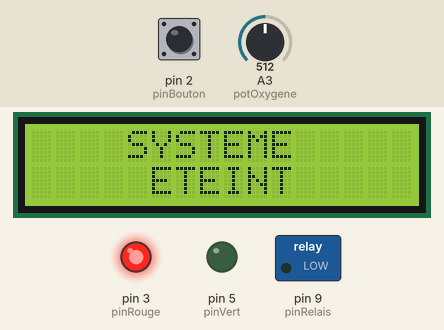
Recording of a sketch running on a simulated Arduino Uno, built with avr-gcc and run on an emulated ATmega328P. On the bench: 16×2 character LCD, switched loads named in the sketch (green lamp = pin HIGH), output pins drawn as LEDs (lit = HIGH). Inputs (shaded band) come from the test bench; at power-on: pin 2 (pinBouton) LOW, A3 (potOxygene) = 512. Random numbers use the default seed unless the sketch sets one; what the sketch prints to the serial monitor is not drawn.

Above: at 2.2 s.
2.3 s: pin 2 (pinBouton) driven HIGH
At 4.1 s:
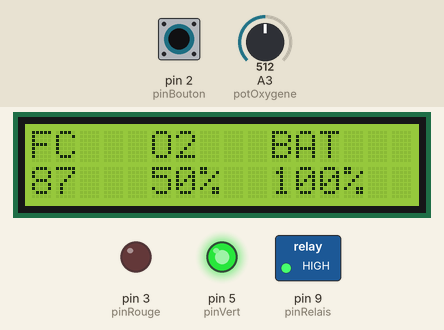
5.3 s: A3 (potOxygene) set to 705
At 7.1 s:
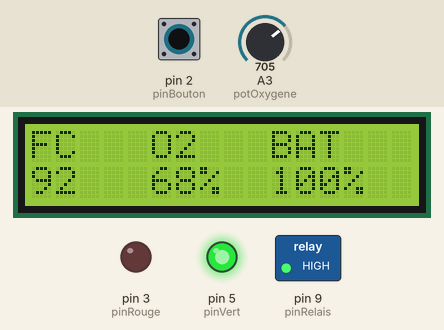
8.3 s: A3 (potOxygene) set to 727
At 9.9 s:
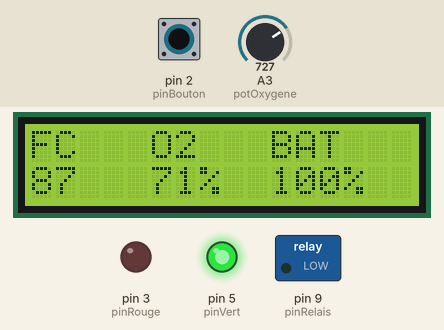
10.8 s: A3 (potOxygene) set to 716
At 12.6 s:
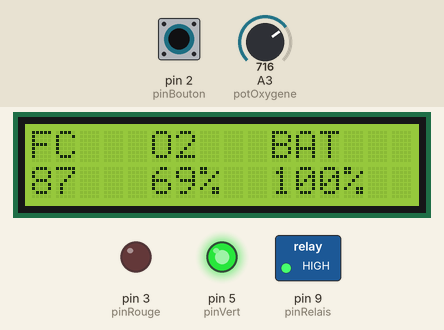
13.8 s: pin 2 (pinBouton) pulsed LOW 2 times (0.12 s each, 0.3 s apart)
At 15.0 s:
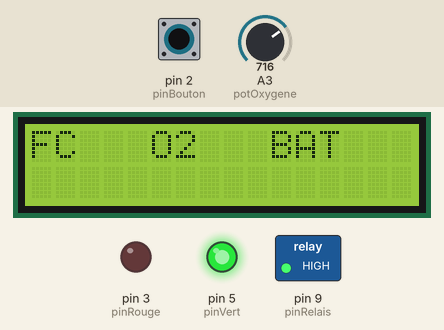
Timing chart, 0 to 16.8 s (numbered marks = the images above; inputs shaded):
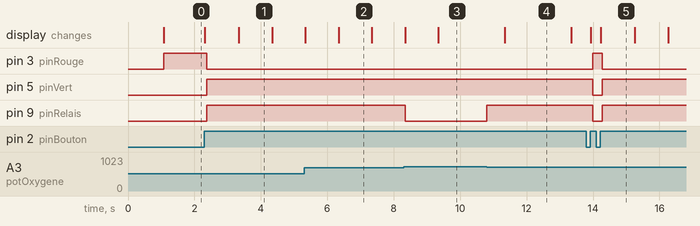

The sketch:

firmware.ino
```cpp
#include <Wire.h>
#include <LiquidCrystal_I2C.h>
#include <SoftwareSerial.h>

// --- 1. CONFIGURATION DES BROCHES ---
const int pinBouton   = 2;
const int pinRouge    = 3;
const int pinVert     = 5;
const int pinRelais   = 9;
const int potOxygene  = A3; // Potentiomètre réel pour l'O2

const int pinBTRX = 4;
const int pinBTTX = 6;

// --- 2. OBJETS ---
LiquidCrystal_I2C lcd(0x27, 16, 2);
SoftwareSerial monBluetooth(pinBTRX, pinBTTX);

// --- 3. VARIABLES ET CONSTANTES ---
int etatBoutonActuel = 0;
int etatBoutonPrecedent = LOW;
bool systemeAllume = false;

const int RELAIS_ACTIVE = HIGH;
const int RELAIS_ETEINT = LOW;
const int SEUIL_OXYGENE = 70;

// Timers (Intervalles)
unsigned long lastUpdateFC  = 0;
unsigned long lastUpdateBat = 0;

const long intervalleFC  = 1000;  // Mise à jour de l'affichage chaque seconde
const long intervalleBat = 60000; // Décharge batterie chaque minute

// Variables de simulation et capteurs
int valRyt = 80;   // Valeur de départ FC (Simulée)
int valOxy = 0;    // Valeur lue du potentiomètre A3
int valBat = 100;  // Valeur de départ Batterie (Simulée)

void setup() {
  Serial.begin(9600);
  monBluetooth.begin(9600);

  pinMode(pinBouton, INPUT);
  pinMode(pinRouge, OUTPUT);
  pinMode(pinVert, OUTPUT);
  pinMode(pinRelais, OUTPUT);

  // Broche A3 en entrée
  pinMode(potOxygene, INPUT);

  digitalWrite(pinRelais, RELAIS_ETEINT);

  lcd.init();
  lcd.backlight();

  randomSeed(analogRead(0));

  delay(1000);
  afficherMessageEteint();
}

void loop() {
  // --- A. GESTION DU BOUTON ON/OFF ---
  etatBoutonActuel = digitalRead(pinBouton);

  if (etatBoutonActuel != etatBoutonPrecedent) {
    if (etatBoutonActuel == HIGH) {
      systemeAllume = !systemeAllume;

      if (systemeAllume) {
        // Reset des valeurs à l'allumage
        valBat = 100;
        valRyt = 85;
        unsigned long current = millis();
        lastUpdateFC = current;
        lastUpdateBat = current;

        lcd.clear();
        lcd.setCursor(0, 0);
        lcd.print("FC   O2   BAT");
      } else {
        afficherMessageEteint();
      }
    }
    delay(50);
  }
  etatBoutonPrecedent = etatBoutonActuel;

  // --- B. FONCTIONNEMENT DU SYSTÈME ---
  if (systemeAllume) {
    digitalWrite(pinVert, HIGH);
    digitalWrite(pinRouge, LOW);

    unsigned long tempsActuel = millis();

    // 1. LECTURE RÉELLE DE L'OXYGÈNE (Potentiomètre A3)
    // On mappe la valeur de 0-1023 vers 0-100%
    valOxy = map(analogRead(potOxygene), 0, 1023, 0, 100);

    // 2. GESTION DU RYTHME CARDIAQUE (Chaque 1s) - Simulation fluide
    if (tempsActuel - lastUpdateFC >= intervalleFC) {
      lastUpdateFC = tempsActuel;

      // Variation de +/- 2 bpm pour le réalisme
      valRyt += random(-2, 3);
      if (valRyt < 60) valRyt = 60;
      if (valRyt > 175) valRyt = 175;

      actualiserAffichageEtUSB();
    }

    // 3. GESTION DE LA BATTERIE (Chaque 60s)
    if (tempsActuel - lastUpdateBat >= intervalleBat) {
      lastUpdateBat = tempsActuel;
      if (valBat > 0) valBat--;
    }

    // 4. LOGIQUE ÉLECTROVANNE (Réaction immédiate à l'O2)
    if (valOxy < SEUIL_OXYGENE) {
      digitalWrite(pinRelais, RELAIS_ACTIVE);
    } else {
      digitalWrite(pinRelais, RELAIS_ETEINT);
    }

  } else {
    // Système éteint
    digitalWrite(pinVert, LOW);
    digitalWrite(pinRouge, HIGH);
    digitalWrite(pinRelais, RELAIS_ETEINT);
  }
}

void actualiserAffichageEtUSB() {
  int etatVanneNum = (digitalRead(pinRelais) == RELAIS_ACTIVE) ? 1 : 0;

  // Affichage LCD (Mise à jour toutes les secondes)
  lcd.setCursor(0, 1);
  lcd.print(valRyt); lcd.print("  ");
  lcd.setCursor(5, 1);
  lcd.print(valOxy); lcd.print("%  ");
  lcd.setCursor(10, 1);
  lcd.print(valBat); lcd.print("%   ");

  // Envoi USB (Format : Rythme;Oxygene;Batterie;Vanne)
  Serial.print(valRyt); Serial.print(";");
  Serial.print(valOxy); Serial.print(";");
  Serial.print(valBat); Serial.print(";");
  Serial.println(etatVanneNum);

  // Envoi Bluetooth
  monBluetooth.print("FC:"); monBluetooth.print(valRyt);
  monBluetooth.print(" O2:"); monBluetooth.print(valOxy);
  monBluetooth.print("% Bat:"); monBluetooth.println(valBat);
}

void afficherMessageEteint() {
  lcd.clear();
  lcd.setCursor(4, 0);
  lcd.print("SYSTEME");
  lcd.setCursor(5, 1);
  lcd.print("ETEINT");
}
```

Measured:
- the behaviour switches between 716 and 717 on A3 (potOxygene) (found by bisection; images 2 and 3)
- after the input at 2.3 s, pin 3 (pinRouge): HIGH → LOW after 0.07 s; pin 5 (pinVert), pin 9 (pinRelais): LOW → HIGH after 0.07 s; the display: first changes at once (image 1 shows a later state)
- after the input at 8.3 s, pin 9 (pinRelais): HIGH → LOW at once
- after the input at 10.8 s, pin 9 (pinRelais): LOW → HIGH at once
- after the input at 13.8 s, pin 3 (pinRouge): LOW → HIGH after 0.19 s, → LOW 0.30 s later; pin 5 (pinVert), pin 9 (pinRelais): HIGH → LOW after 0.19 s, → HIGH 0.30 s later
- what the display in image 1 shows lasts 1.0 s, from 3.3 s to 4.3 s
- what the display in image 4 shows lasts 2.0 s, from 11.3 s to 13.3 s
